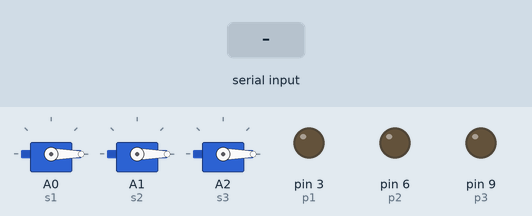
This sketch was run on a simulated Arduino Uno, built with avr-gcc and run on an emulated ATmega328P. Parts: 3 × servo, output pins drawn as LEDs (lit = HIGH). The test bench sets the inputs (shaded band). What the sketch prints to the serial monitor is not drawn.

Above: at 3.2 s.
3.3 s: "a" received over Serial
At 6.0 s:
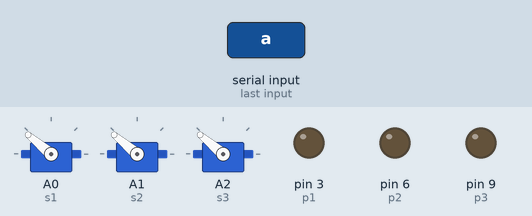
6.3 s: "1" received over Serial
At 7.5 s:
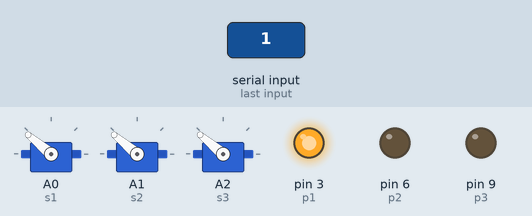
7.8 s: "d" received over Serial
At 10.5 s:
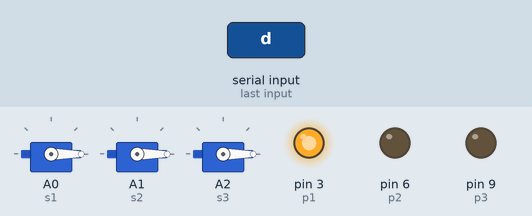
10.8 s: "2" received over Serial
At 12.0 s:
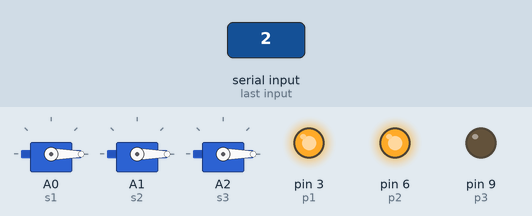
12.3 s: "s" received over Serial
At 13.8 s:
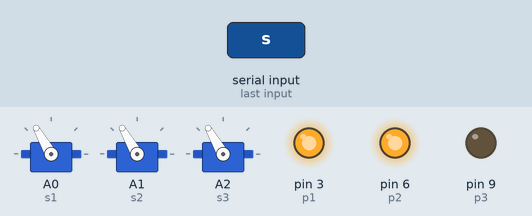
14.5 s: "3" received over Serial
At 15.0 s:
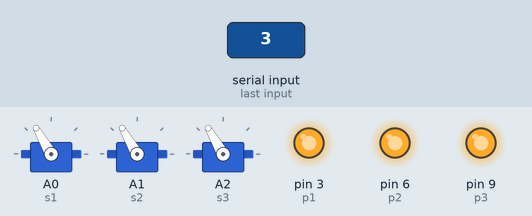
Timing chart, 0 to 17.0 s (numbered marks = the images above; inputs shaded):
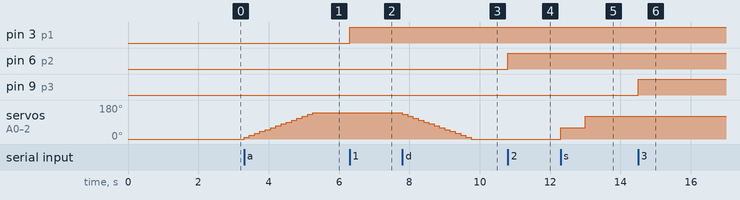

The sketch:

ServoHighSpeed0805.ino
```cpp
#include <Servo.h>
Servo sv1, sv2, sv3;
int tmp = 0;

int s1 =A0;
int s2 =A1;
int s3 =A2;
int current_servo=0;

int p1 = 3;
int p2 = 6;
int p3 = 9;

int c1 = 0;
int c2 = 0;
int c3 = 0;

void setup() {
  sv1.attach(s1);
  sv2.attach(s2);
  sv3.attach(s3);
  sv1.write(0);
  sv2.write(0);
  sv3.write(0);
  delay(2000);
  sv1.detach();
  sv2.detach();
  sv3.detach();

  Serial.begin(9600);

  pinMode(p1, OUTPUT);
  pinMode(p2, OUTPUT);
  pinMode(p3, OUTPUT);

  analogWrite(p1, 0);
  analogWrite(p2, 0);
  analogWrite(p3, 0);
}

void loop() {
  char input = Serial.read();
  // Serial.println(current_servo);
  if(input  == '123'){
    Serial.println("123 on");
    analogWrite(p1, 255);
    analogWrite(p2, 255);
    analogWrite(p3, 255);
    c1 = 1;
    c2 = 1;
    c3 = 1;
  }
  if(input  == '321'){
    Serial.println("123 off");
    analogWrite(p1, 0);
    analogWrite(p2, 0);
    analogWrite(p3, 0);
    c1 = 0;
    c2 = 0;
    c3 = 0;
  }

  if (input=='1' && c1==0) {
    Serial.println("1 on");
    analogWrite(p1, 255);
    c1 = 1;
  }

  else if (input=='1' && c1==1) {
    Serial.println("1 off");
    analogWrite(p1, 0);
    c1 = 0;
  }

  if (input=='2' && c2==0) {
    Serial.println("2 on");
    analogWrite(p2, 255);
    c2 = 1;
  }

  else if (input=='2' && c2==1) {
    Serial.println("2 off");
    analogWrite(p2, 0);
    c2 = 0;
  }

  if (input=='3' && c3==0) {
    Serial.println("3 on");
    analogWrite(p3, 255);
    c3 = 1;
  }

  else if (input=='3' && c3==1) {
    Serial.println("3 off");
    analogWrite(p3, 0);
    c3 = 0;
  }

  if (input=='a' && tmp == 0) {
    tmp = 1;
    sv1.attach(s1);
    sv2.attach(s2);
    sv3.attach(s3);

    Serial.print("팽창\n");
    for(int i=0; i<=13; i++) {
      current_servo=sv1.read();
      sv1.write(current_servo + 10);
      sv2.write(current_servo + 10);
      sv3.write(current_servo + 10);
      // Serial.println(i);
      // Serial.println(current_servo);
      delay(150);
    }
    sv1.detach();
    sv2.detach();
    sv3.detach();
  }

  if (input=='d' && tmp == 1) {
    tmp = 0;
    sv1.attach(s1);
    sv2.attach(s2);
    sv3.attach(s3);
    Serial.print("수축\n");
    for(int i=0; i<=13; i++) {
      current_servo=sv1.read();
      sv1.write(current_servo - 10);
      sv2.write(current_servo - 10);
      sv3.write(current_servo - 10);
      // Serial.println(i);
      // Serial.println(current_servo);
      delay(150);
    }
    sv1.detach();
    sv2.detach();
    sv3.detach();
  }

  if (input=='s') {
    sv1.attach(s1);
    sv2.attach(s2);
    sv3.attach(s3);

    Serial.print("고속 ");
    if(tmp == 0){
      Serial.print("팽창\n");
      sv1.write(60);
      sv2.write(60);
      sv3.write(60);
      delay(700);
      sv1.write(120);
      sv2.write(120);
      sv3.write(120);
      delay(700);
      tmp = 1;
    }
    else{
      Serial.print("수축\n");
      sv1.write(60);
      sv2.write(60);
      sv3.write(60);
      delay(700);
      sv1.write(0);
      sv2.write(0);
      sv3.write(0);
      delay(700);
      tmp = 0;
    }
    sv1.detach();
    sv2.detach();
    sv3.detach();
  }
    if (input=='m') {
    sv1.attach(s1);
    sv2.attach(s2);
    sv3.attach(s3);
    Serial.print("중립");

    sv1.write(60);
    sv2.write(60);
    sv3.write(60);
    delay(700);
    sv1.detach();
    sv2.detach();
    sv3.detach();
  }
}
```

Measured:
- after the input at 3.3 s, servo on A0 (s1), servo on A1 (s2), servo on A2 (s3): moves from 0° to 140° over 2.0 s, starting at once
- after the input at 6.3 s, pin 3 (p1): LOW → HIGH at once
- after the input at 7.8 s, servo on A0 (s1), servo on A1 (s2), servo on A2 (s3): moves from 140° to 0° over 2.0 s, starting at once
- after the input at 10.8 s, pin 6 (p2): LOW → HIGH at once
- after the input at 12.3 s, servo on A0 (s1), servo on A1 (s2), servo on A2 (s3): 0° → 60° at once, → 120° 0.70 s later
- after the input at 14.5 s, pin 9 (p3): LOW → HIGH at once
